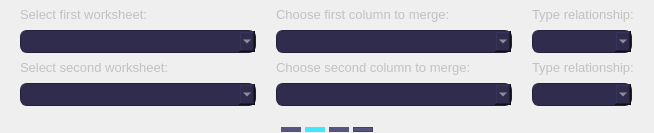
                   <widget class="QWidget" name="page_10">
                    <layout class="QVBoxLayout" name="verticalLayout_19">
                     <property name="spacing">
                      <number>0</number>
                     </property>
                     <property name="leftMargin">
                      <number>0</number>
                     </property>
                     <property name="topMargin">
                      <number>0</number>
                     </property>
                     <property name="rightMargin">
                      <number>0</number>
                     </property>
                     <property name="bottomMargin">
                      <number>0</number>
                     </property>
                     <item>
                      <layout class="QGridLayout" name="gridLayout_32">
                       <property name="leftMargin">
                        <number>20</number>
                       </property>
                       <property name="topMargin">
                        <number>0</number>
                       </property>
                       <property name="rightMargin">
                        <number>20</number>
                       </property>
                       <property name="bottomMargin">
                        <number>20</number>
                       </property>
                       <property name="horizontalSpacing">
                        <number>20</number>
                       </property>
                       <property name="verticalSpacing">
                        <number>0</number>
                       </property>
                       <item row="0" column="1">
                        <widget class="QLabel" name="label_49">
                         <property name="minimumSize">
                          <size>
                           <width>0</width>
                           <height>30</height>
                          </size>
                         </property>
                         <property name="font">
                          <font>
                           <family>Segoe UI</family>
                           <pointsize>10</pointsize>
                          </font>
                         </property>
                         <property name="styleSheet">
                          <string notr="true">color: rgb(193, 193, 193);
background-color: none;</string>
                         </property>
                         <property name="text">
                          <string>&lt;html&gt;&lt;head/&gt;&lt;body&gt;&lt;p&gt;Choose first column to merge:&lt;/p&gt;&lt;/body&gt;&lt;/html&gt;</string>
                         </property>
                        </widget>
                       </item>
                       <item row="0" column="2">
                        <widget class="QLabel" name="label_48">
                         <property name="minimumSize">
                          <size>
                           <width>0</width>
                           <height>30</height>
                          </size>
                         </property>
                         <property name="font">
                          <font>
                           <family>Segoe UI</family>
                           <pointsize>10</pointsize>
                          </font>
                         </property>
                         <property name="styleSheet">
                          <string notr="true">color: rgb(193, 193, 193);
background-color: none;</string>
                         </property>
                         <property name="text">
                          <string>&lt;html&gt;&lt;head/&gt;&lt;body&gt;&lt;p&gt;Type relationship:&lt;/p&gt;&lt;/body&gt;&lt;/html&gt;</string>
                         </property>
                        </widget>
                       </item>
                       <item row="2" column="1">
                        <widget class="QLabel" name="label_46">
                         <property name="minimumSize">
                          <size>
                           <width>0</width>
                           <height>30</height>
                          </size>
                         </property>
                         <property name="font">
                          <font>
                           <family>Segoe UI</family>
                           <pointsize>10</pointsize>
                          </font>
                         </property>
                         <property name="styleSheet">
                          <string notr="true">color: rgb(193, 193, 193);
background-color: none;</string>
                         </property>
                         <property name="text">
                          <string>&lt;html&gt;&lt;head/&gt;&lt;body&gt;&lt;p&gt;Choose second column to merge:&lt;/p&gt;&lt;/body&gt;&lt;/html&gt;</string>
                         </property>
                        </widget>
                       </item>
                       <item row="0" column="0">
                        <widget class="QLabel" name="label_47">
                         <property name="minimumSize">
                          <size>
                           <width>0</width>
                           <height>30</height>
                          </size>
                         </property>
                         <property name="font">
                          <font>
                           <family>Segoe UI</family>
                           <pointsize>10</pointsize>
                          </font>
                         </property>
                         <property name="styleSheet">
                          <string notr="true">color: rgb(193, 193, 193);
background-color: none;</string>
                         </property>
                         <property name="text">
                          <string>&lt;html&gt;&lt;head/&gt;&lt;body&gt;&lt;p&gt;Select first worksheet:&lt;/p&gt;&lt;/body&gt;&lt;/html&gt;</string>
                         </property>
                        </widget>
                       </item>
                       <item row="1" column="1">
                        <widget class="QComboBox" name="cb_column1">
                         <property name="minimumSize">
                          <size>
                           <width>0</width>
                           <height>23</height>
                          </size>
                         </property>
                         <property name="maximumSize">
                          <size>
                           <width>16777215</width>
                           <height>23</height>
                          </size>
                         </property>
                         <property name="styleSheet">
                          <string notr="true">QComboBox{
	background-color: rgb(48, 44, 77);
	color: rgb(197, 197, 197);
	border: 1px solid rgb(35, 33, 57);
	border-radius: 7px;
	padding: 5px;
}
QComboBox:hover{
	background-color: rgb(59, 54, 94);
	color: rgb(197, 197, 197);
	border: 1px solid rgb(35, 33, 57);
	border-radius: 7px;
	padding: 5px;
}</string>
                         </property>
                        </widget>
                       </item>
                       <item row="2" column="0">
                        <widget class="QLabel" name="label_50">
                         <property name="minimumSize">
                          <size>
                           <width>0</width>
                           <height>30</height>
                          </size>
                         </property>
                         <property name="font">
                          <font>
                           <family>Segoe UI</family>
                           <pointsize>10</pointsize>
                          </font>
                         </property>
                         <property name="styleSheet">
                          <string notr="true">color: rgb(193, 193, 193);
background-color: none;</string>
                         </property>
                         <property name="text">
                          <string>&lt;html&gt;&lt;head/&gt;&lt;body&gt;&lt;p&gt;Select second worksheet:&lt;/p&gt;&lt;/body&gt;&lt;/html&gt;</string>
                         </property>
                        </widget>
                       </item>
                       <item row="3" column="1">
                        <widget class="QComboBox" name="cb_column2">
                         <property name="minimumSize">
                          <size>
                           <width>0</width>
                           <height>23</height>
                          </size>
                         </property>
                         <property name="maximumSize">
                          <size>
                           <width>16777215</width>
                           <height>23</height>
                          </size>
                         </property>
                         <property name="styleSheet">
                          <string notr="true">QComboBox{
	background-color: rgb(48, 44, 77);
	color: rgb(197, 197, 197);
	border: 1px solid rgb(35, 33, 57);
	border-radius: 7px;
	padding: 5px;
}
QComboBox:hover{
	background-color: rgb(59, 54, 94);
	color: rgb(197, 197, 197);
	border: 1px solid rgb(35, 33, 57);
	border-radius: 7px;
	padding: 5px;
}</string>
                         </property>
                        </widget>
                       </item>
                       <item row="1" column="2">
                        <widget class="QComboBox" name="cb_relationship1">
                         <property name="minimumSize">
                          <size>
                           <width>0</width>
                           <height>23</height>
                          </size>
                         </property>
                         <property name="maximumSize">
                          <size>
                           <width>100</width>
                           <height>23</height>
                          </size>
                         </property>
                         <property name="styleSheet">
                          <string notr="true">QComboBox{
	background-color: rgb(48, 44, 77);
	color: rgb(197, 197, 197);
	border: 1px solid rgb(35, 33, 57);
	border-radius: 7px;
	padding: 5px;
}
QComboBox:hover{
	background-color: rgb(59, 54, 94);
	color: rgb(197, 197, 197);
	border: 1px solid rgb(35, 33, 57);
	border-radius: 7px;
	padding: 5px;
}</string>
                         </property>
                        </widget>
                       </item>
                       <item row="1" column="0">
                        <widget class="QComboBox" name="cb_sheets1">
                         <property name="minimumSize">
                          <size>
                           <width>0</width>
                           <height>23</height>
                          </size>
                         </property>
                         <property name="maximumSize">
                          <size>
                           <width>16777215</width>
                           <height>23</height>
                          </size>
                         </property>
                         <property name="styleSheet">
                          <string notr="true">QComboBox{
	background-color: rgb(48, 44, 77);
	color: rgb(197, 197, 197);
	border: 1px solid rgb(35, 33, 57);
	border-radius: 7px;
	padding: 5px;
}
QComboBox:hover{
	background-color: rgb(59, 54, 94);
	color: rgb(197, 197, 197);
	border: 1px solid rgb(35, 33, 57);
	border-radius: 7px;
	padding: 5px;
}</string>
                         </property>
                        </widget>
                       </item>
                       <item row="3" column="0">
                        <widget class="QComboBox" name="cb_sheets2">
                         <property name="minimumSize">
                          <size>
                           <width>0</width>
                           <height>23</height>
                          </size>
                         </property>
                         <property name="maximumSize">
                          <size>
                           <width>16777215</width>
                           <height>23</height>
                          </size>
                         </property>
                         <property name="styleSheet">
                          <string notr="true">QComboBox{
	background-color: rgb(48, 44, 77);
	color: rgb(197, 197, 197);
	border: 1px solid rgb(35, 33, 57);
	border-radius: 7px;
	padding: 5px;
}
QComboBox:hover{
	background-color: rgb(59, 54, 94);
	color: rgb(197, 197, 197);
	border: 1px solid rgb(35, 33, 57);
	border-radius: 7px;
	padding: 5px;
}</string>
                         </property>
                        </widget>
                       </item>
                       <item row="3" column="2">
                        <widget class="QComboBox" name="cb_select_columns">
                         <property name="minimumSize">
                          <size>
                           <width>0</width>
                           <height>23</height>
                          </size>
                         </property>
                         <property name="maximumSize">
                          <size>
                           <width>100</width>
                           <height>23</height>
                          </size>
                         </property>
                         <property name="styleSheet">
                          <string notr="true">QComboBox{
	background-color: rgb(48, 44, 77);
	color: rgb(197, 197, 197);
	border: 1px solid rgb(35, 33, 57);
	border-radius: 7px;
	padding: 5px;
}
QComboBox:hover{
	background-color: rgb(59, 54, 94);
	color: rgb(197, 197, 197);
	border: 1px solid rgb(35, 33, 57);
	border-radius: 7px;
	padding: 5px;
}</string>
                         </property>
                        </widget>
                       </item>
                       <item row="2" column="2">
                        <widget class="QLabel" name="label_59">
                         <property name="minimumSize">
                          <size>
                           <width>0</width>
                           <height>30</height>
                          </size>
                         </property>
                         <property name="font">
                          <font>
                           <family>Segoe UI</family>
                           <pointsize>10</pointsize>
                          </font>
                         </property>
                         <property name="styleSheet">
                          <string notr="true">color: rgb(193, 193, 193);
background-color: none;</string>
                         </property>
                         <property name="text">
                          <string>&lt;html&gt;&lt;head/&gt;&lt;body&gt;&lt;p&gt;Type relationship:&lt;/p&gt;&lt;/body&gt;&lt;/html&gt;</string>
                         </property>
                        </widget>
                       </item>
                      </layout>
                     </item>
                     <item>
                      <widget class="QFrame" name="frame_59">
                       <property name="minimumSize">
                        <size>
                         <width>0</width>
                         <height>0</height>
                        </size>
                       </property>
                       <property name="maximumSize">
                        <size>
                         <width>16777215</width>
                         <height>7</height>
                        </size>
                       </property>
                       <property name="layoutDirection">
                        <enum>Qt::LeftToRight</enum>
                       </property>
                       <property name="styleSheet">
                        <string notr="true">background-color: none;</string>
                       </property>
                       <property name="frameShape">
                        <enum>QFrame::NoFrame</enum>
                       </property>
                       <property name="frameShadow">
                        <enum>QFrame::Raised</enum>
                       </property>
                       <layout class="QHBoxLayout" name="horizontalLayout_13">
                        <property name="spacing">
                         <number>0</number>
                        </property>
                        <property name="leftMargin">
                         <number>0</number>
                        </property>
                        <property name="topMargin">
                         <number>0</number>
                        </property>
                        <property name="rightMargin">
                         <number>0</number>
                        </property>
                        <property name="bottomMargin">
                         <number>0</number>
                        </property>
                        <item>
                         <spacer name="horizontalSpacer_34">
                          <property name="orientation">
                           <enum>Qt::Horizontal</enum>
                          </property>
                          <property name="sizeHint" stdset="0">
                           <size>
                            <width>281</width>
                            <height>9</height>
                           </size>
                          </property>
                         </spacer>
                        </item>
                        <item>
                         <layout class="QGridLayout" name="gridLayout_33">
                          <property name="horizontalSpacing">
                           <number>4</number>
                          </property>
                          <item row="0" column="0">
                           <widget class="QFrame" name="frame_60">
                            <property name="minimumSize">
                             <size>
                              <width>20</width>
                              <height>5</height>
                             </size>
                            </property>
                            <property name="maximumSize">
                             <size>
                              <width>20</width>
                              <height>5</height>
                             </size>
                            </property>
                            <property name="styleSheet">
                             <string notr="true">background-color: rgb(85, 85, 127);
border-radius: 5px;</string>
                            </property>
                            <property name="frameShape">
                             <enum>QFrame::StyledPanel</enum>
                            </property>
                            <property name="frameShadow">
                             <enum>QFrame::Raised</enum>
                            </property>
                           </widget>
                          </item>
                          <item row="0" column="1">
                           <widget class="QFrame" name="frame_61">
                            <property name="minimumSize">
                             <size>
                              <width>20</width>
                              <height>5</height>
                             </size>
                            </property>
                            <property name="maximumSize">
                             <size>
                              <width>20</width>
                              <height>5</height>
                             </size>
                            </property>
                            <property name="styleSheet">
                             <string notr="true">background-color:  rgb(67, 230, 255);
border-radius: 5px;</string>
                            </property>
                            <property name="frameShape">
                             <enum>QFrame::StyledPanel</enum>
                            </property>
                            <property name="frameShadow">
                             <enum>QFrame::Raised</enum>
                            </property>
                           </widget>
                          </item>
                          <item row="0" column="2">
                           <widget class="QFrame" name="frame_62">
                            <property name="minimumSize">
                             <size>
                              <width>20</width>
                              <height>5</height>
                             </size>
                            </property>
                            <property name="maximumSize">
                             <size>
                              <width>20</width>
                              <height>5</height>
                             </size>
                            </property>
                            <property name="styleSheet">
                             <string notr="true">background-color: rgb(85, 85, 127);
border-radius: 5px;</string>
                            </property>
                            <property name="frameShape">
                             <enum>QFrame::StyledPanel</enum>
                            </property>
                            <property name="frameShadow">
                             <enum>QFrame::Raised</enum>
                            </property>
                           </widget>
                          </item>
                          <item row="0" column="3">
                           <widget class="QFrame" name="frame_63">
                            <property name="minimumSize">
                             <size>
                              <width>20</width>
                              <height>5</height>
                             </size>
                            </property>
                            <property name="maximumSize">
                             <size>
                              <width>20</width>
                              <height>5</height>
                             </size>
                            </property>
                            <property name="styleSheet">
                             <string notr="true">background-color: rgb(85, 85, 127);
</string>
                            </property>
                            <property name="frameShape">
                             <enum>QFrame::StyledPanel</enum>
                            </property>
                            <property name="frameShadow">
                             <enum>QFrame::Raised</enum>
                            </property>
                           </widget>
                          </item>
                         </layout>
                        </item>
                        <item>
                         <spacer name="horizontalSpacer_35">
                          <property name="orientation">
                           <enum>Qt::Horizontal</enum>
                          </property>
                          <property name="sizeHint" stdset="0">
                           <size>
                            <width>281</width>
                            <height>9</height>
                           </size>
                          </property>
                         </spacer>
                        </item>
                       </layout>
                      </widget>
                     </item>
                    </layout>
                   </widget>
